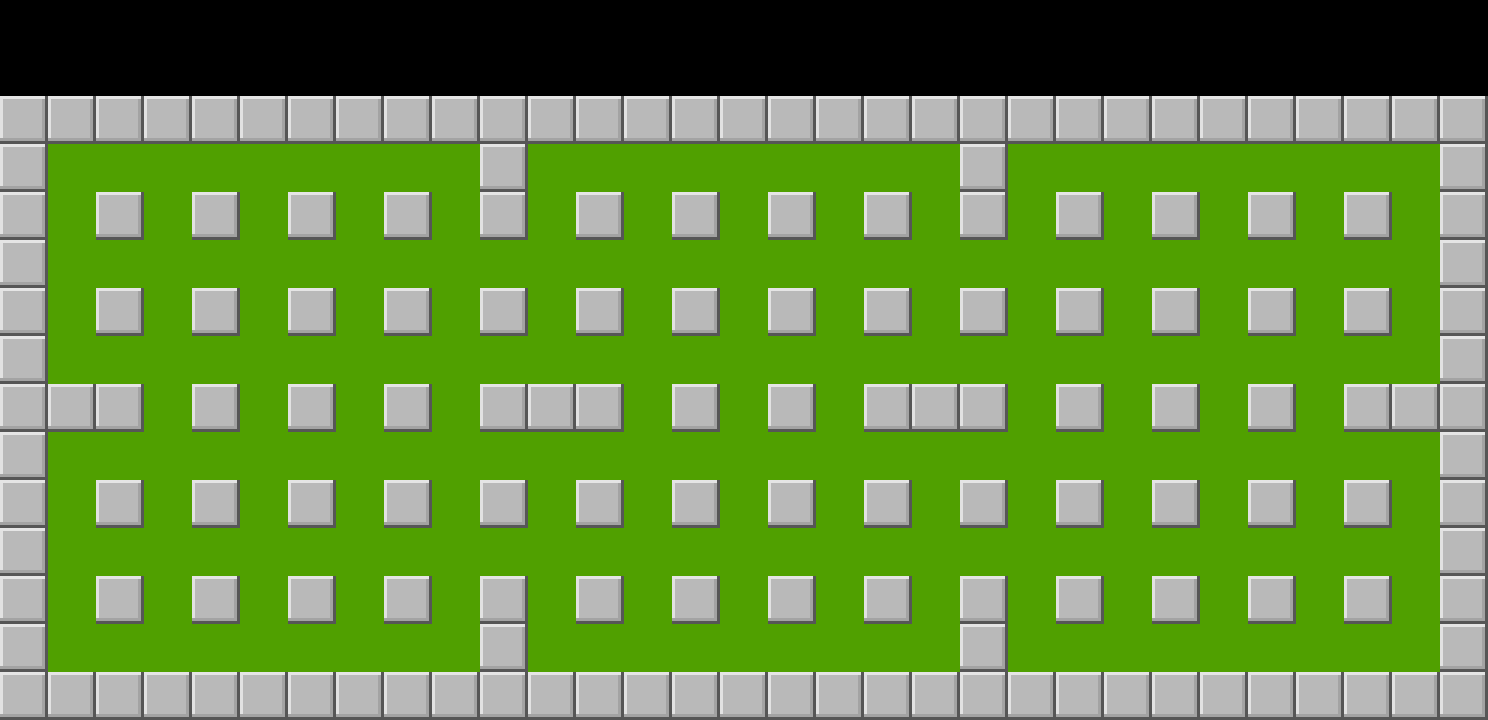

Tiled map render using the project's own tile images. Description and the map definition, with tile-layer contents summarised, below:
An orthogonal 31x15 tile map with 48x48 px tiles, 1 tile layer (Tile Layer 1) and 167 objects (78x wall, 63x brick, 5x balloom_e, 4x around_wall, 3x speedItem, ...).

<map version="1.5" tiledversion="1.7.2" orientation="orthogonal" renderorder="right-down" width="31" height="15" tilewidth="48" tileheight="48" infinite="0" nextlayerid="8" nextobjectid="610">
 <tileset firstgid="1" name="classic" tilewidth="48" tileheight="48" tilecount="256" columns="16">
  <image source="classic.png" trans="ff00ff" width="768" height="768" />
 </tileset>
 <layer id="1" name="Tile Layer 1" width="31" height="15" locked="1">
  <data>[465 cells, 403 non-empty, 2 distinct tile ids]</data>
 </layer>
 <objectgroup id="3" name="Items">
  <object id="154" name="Item" type="speedItem" x="246" y="150" width="36" height="36" />
  <object id="156" name="Item" type="speedItem" x="486" y="534" width="36" height="36" />
  <object id="157" name="Item" type="speedItem" x="918" y="438" width="36" height="36" />
  <object id="158" name="Item" type="flameItem" x="1254" y="246" width="36" height="36" />
  <object id="160" name="Item" type="bombsItem" x="726" y="150" width="36" height="36" />
  <object id="161" name="Item" type="bombsItem" x="246" y="486" width="36" height="36" />
  <object id="162" name="Item" type="flamePassItem" x="54" y="630" width="36" height="36" />
  <object id="163" name="Item" type="flamePassItem" x="534" y="342" width="36" height="36" />
  <object id="164" name="Item" type="flamePassItem" x="726" y="582" width="36" height="36" />
  <object id="159" name="Item" type="flameItem" x="1062" y="630" width="36" height="36" />
  <object id="599" name="Item" type="portal" x="246" y="342" width="36" height="36" />
 </objectgroup>
 <objectgroup id="6" name="Bricks">
  <object id="528" name="brick" type="brick" x="48" y="624" width="48" height="48">
   <ellipse />
  </object>
  <object id="530" name="brick" type="brick" x="240" y="480" width="48" height="48">
   <ellipse />
  </object>
  <object id="531" name="brick" type="brick" x="240" y="144" width="48" height="48">
   <ellipse />
  </object>
  <object id="532" name="brick" type="brick" x="528" y="336" width="48" height="48">
   <ellipse />
  </object>
  <object id="533" name="brick" type="brick" x="480" y="528" width="48" height="48">
   <ellipse />
  </object>
  <object id="534" name="brick" type="brick" x="720" y="576" width="48" height="48">
   <ellipse />
  </object>
  <object id="535" name="brick" type="brick" x="912" y="432" width="48" height="48">
   <ellipse />
  </object>
  <object id="536" name="brick" type="brick" x="720" y="144" width="48" height="48">
   <ellipse />
  </object>
  <object id="537" name="brick" type="brick" x="1056" y="624" width="48" height="48">
   <ellipse />
  </object>
  <object id="539" name="brick" type="brick" x="1248" y="240" width="48" height="48">
   <ellipse />
  </object>
  <object id="540" name="brick" type="brick" x="48" y="240" width="48" height="48">
   <ellipse />
  </object>
  <object id="541" name="brick" type="brick" x="144" y="144" width="48" height="48">
   <ellipse />
  </object>
  <object id="542" name="brick" type="brick" x="96" y="240" width="48" height="48">
   <ellipse />
  </object>
  <object id="543" name="brick" type="brick" x="144" y="240" width="48" height="48">
   <ellipse />
  </object>
  <object id="544" name="brick" type="brick" x="48" y="432" width="48" height="48">
   <ellipse />
  </object>
  <object id="545" name="brick" type="brick" x="144" y="528" width="48" height="48">
   <ellipse />
  </object>
  <object id="546" name="brick" type="brick" x="240" y="336" width="48" height="48">
   <ellipse />
  </object>
  <object id="547" name="brick" type="brick" x="336" y="240" width="48" height="48">
   <ellipse />
  </object>
  <object id="548" name="brick" type="brick" x="432" y="432" width="48" height="48">
   <ellipse />
  </object>
  <object id="549" name="brick" type="brick" x="384" y="624" width="48" height="48">
   <ellipse />
  </object>
  <object id="550" name="brick" type="brick" x="432" y="624" width="48" height="48">
   <ellipse />
  </object>
  <object id="551" name="brick" type="brick" x="384" y="528" width="48" height="48">
   <ellipse />
  </object>
  <object id="552" name="brick" type="brick" x="240" y="624" width="48" height="48">
   <ellipse />
  </object>
  <object id="553" name="brick" type="brick" x="624" y="240" width="48" height="48">
   <ellipse />
  </object>
  <object id="554" name="brick" type="brick" x="480" y="336" width="48" height="48">
   <ellipse />
  </object>
  <object id="555" name="brick" type="brick" x="576" y="336" width="48" height="48">
   <ellipse />
  </object>
  <object id="556" name="brick" type="brick" x="528" y="288" width="48" height="48">
   <ellipse />
  </object>
  <object id="558" name="brick" type="brick" x="528" y="480" width="48" height="48">
   <ellipse />
  </object>
  <object id="559" name="brick" type="brick" x="528" y="528" width="48" height="48">
   <ellipse />
  </object>
  <object id="560" name="brick" type="brick" x="720" y="336" width="48" height="48">
   <ellipse />
  </object>
  <object id="561" name="brick" type="brick" x="720" y="288" width="48" height="48">
   <ellipse />
  </object>
  <object id="562" name="brick" type="brick" x="672" y="144" width="48" height="48">
   <ellipse />
  </object>
  <object id="563" name="brick" type="brick" x="768" y="144" width="48" height="48">
   <ellipse />
  </object>
  <object id="564" name="brick" type="brick" x="720" y="480" width="48" height="48">
   <ellipse />
  </object>
  <object id="565" name="brick" type="brick" x="816" y="432" width="48" height="48">
   <ellipse />
  </object>
  <object id="566" name="brick" type="brick" x="960" y="336" width="48" height="48">
   <ellipse />
  </object>
  <object id="567" name="brick" type="brick" x="912" y="240" width="48" height="48">
   <ellipse />
  </object>
  <object id="568" name="brick" type="brick" x="864" y="240" width="48" height="48">
   <ellipse />
  </object>
  <object id="569" name="brick" type="brick" x="816" y="240" width="48" height="48">
   <ellipse />
  </object>
  <object id="570" name="brick" type="brick" x="912" y="144" width="48" height="48">
   <ellipse />
  </object>
  <object id="571" name="brick" type="brick" x="912" y="576" width="48" height="48">
   <ellipse />
  </object>
  <object id="572" name="brick" type="brick" x="1008" y="528" width="48" height="48">
   <ellipse />
  </object>
  <object id="573" name="brick" type="brick" x="1056" y="336" width="48" height="48">
   <ellipse />
  </object>
  <object id="574" name="brick" type="brick" x="1104" y="240" width="48" height="48">
   <ellipse />
  </object>
  <object id="596" name="brick" type="brick" x="1200" y="384" width="48" height="48">
   <ellipse />
  </object>
  <object id="597" name="brick" type="brick" x="1152" y="528" width="48" height="48">
   <ellipse />
  </object>
  <object id="598" name="brick" type="brick" x="1200" y="192" width="48" height="48">
   <ellipse />
  </object>
  <object id="575" name="brick" type="brick" x="1104" y="480" width="48" height="48">
   <ellipse />
  </object>
  <object id="576" name="brick" type="brick" x="1104" y="432" width="48" height="48">
   <ellipse />
  </object>
  <object id="577" name="brick" type="brick" x="1104" y="384" width="48" height="48">
   <ellipse />
  </object>
  <object id="578" name="brick" type="brick" x="1152" y="624" width="48" height="48">
   <ellipse />
  </object>
  <object id="579" name="brick" type="brick" x="1008" y="624" width="48" height="48">
   <ellipse />
  </object>
  <object id="581" name="brick" type="brick" x="1248" y="528" width="48" height="48">
   <ellipse />
  </object>
  </objectgroup>
 <objectgroup id="2" name="Walls">
  <!-- 93 objects omitted --></objectgroup>
 <objectgroup id="7" name="Enemies" locked="1">
  <!-- 14 objects omitted --></objectgroup>
 <objectgroup id="4" name="Around Walls" locked="1">
  <!-- 4 objects omitted --></objectgroup>
</map>
<!-- 103 of 167 objects omitted -->